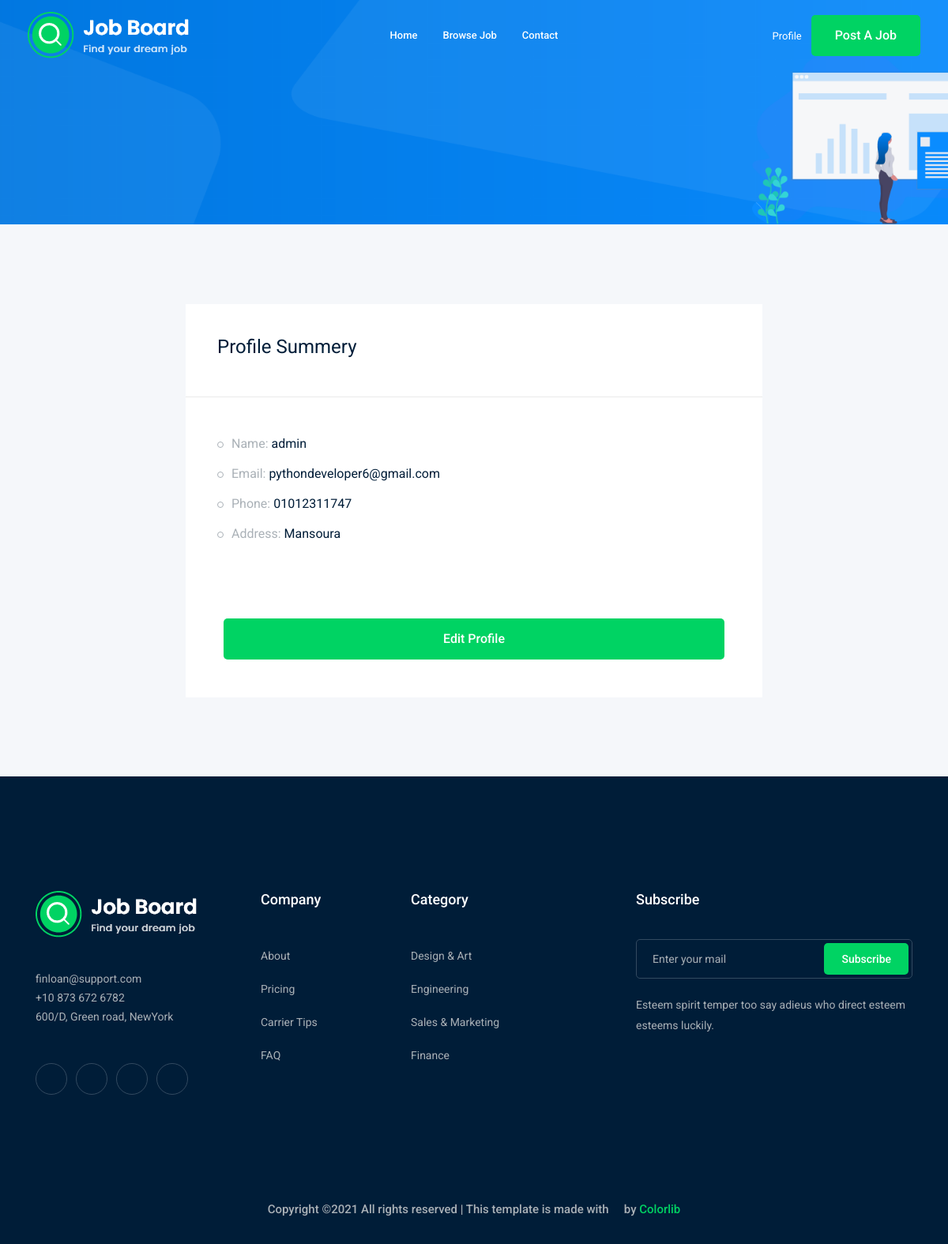
The app's page /accounts/profile (signed in) with its own data.
### accounts/models.py (models this page shows)
class Profile(models.Model):
    user = models.OneToOneField(User, on_delete=models.CASCADE)
    city = models.ForeignKey('City', related_name='user_city', on_delete=models.CASCADE , blank=True, null=True)
    phone_number = models.CharField(max_length=15)
    image  = models.ImageField(upload_to='profile/')
    def __str__(self):
        return str(self.user)

class City(models.Model):
    name = models.CharField(max_length=30)
    def __str__(self):
        return self.name

### accounts/views.py (the view)
# urls.py: path('profile',views.profile , name='profile'),
def profile(request):
    profile = Profile.objects.get(user=request.user)
    return render(request,'accounts/profile.html',{'profile': profile})

### accounts/templates/accounts/profile.html (shortened to what this page needs)
{% extends 'base.html' %}
{% load bootstrap4 %}
{% block body %}
    <div class="bradcam_area bradcam_bg_1">
        <div class="container">
            <div class="row">
                <div class="col-xl-12">
                </div>
            </div>
        </div>
    </div>
    <div class="job_details_area">
        <div class="container">
            <div class="row">
                <div class="col-lg-8 mx-auto">
                    <div class="job_sumary">
                        <div class="summery_header">
                            <h3>Profile Summery</h3>
                        </div>
                        <div class="job_content">
                            <ul>
                                <li>Name: <span>{{profile}}</span></li>
                                <li>Email: <span>{{profile.user.email}}</span></li>
                                <li>Phone: <span>{{profile.phone_number}}</span></li>
                                <li>Address: <span>{{profile.city}}</span></li>
                            </ul>
                        </div>
                        <div class="p-5">
                            <a class="boxed-btn3 w-100" href="{% url 'accounts:profile_edit' %}"> Edit Profile</a>
                        </div>
                    </div>
                </div>
            </div>
        </div>
    </div>
    {% endblock body %}

### records on screen
Profile: user.username "admin", user.email "pythondeveloper6@gmail.com", phone_number "01012311747", city "Mansoura"
